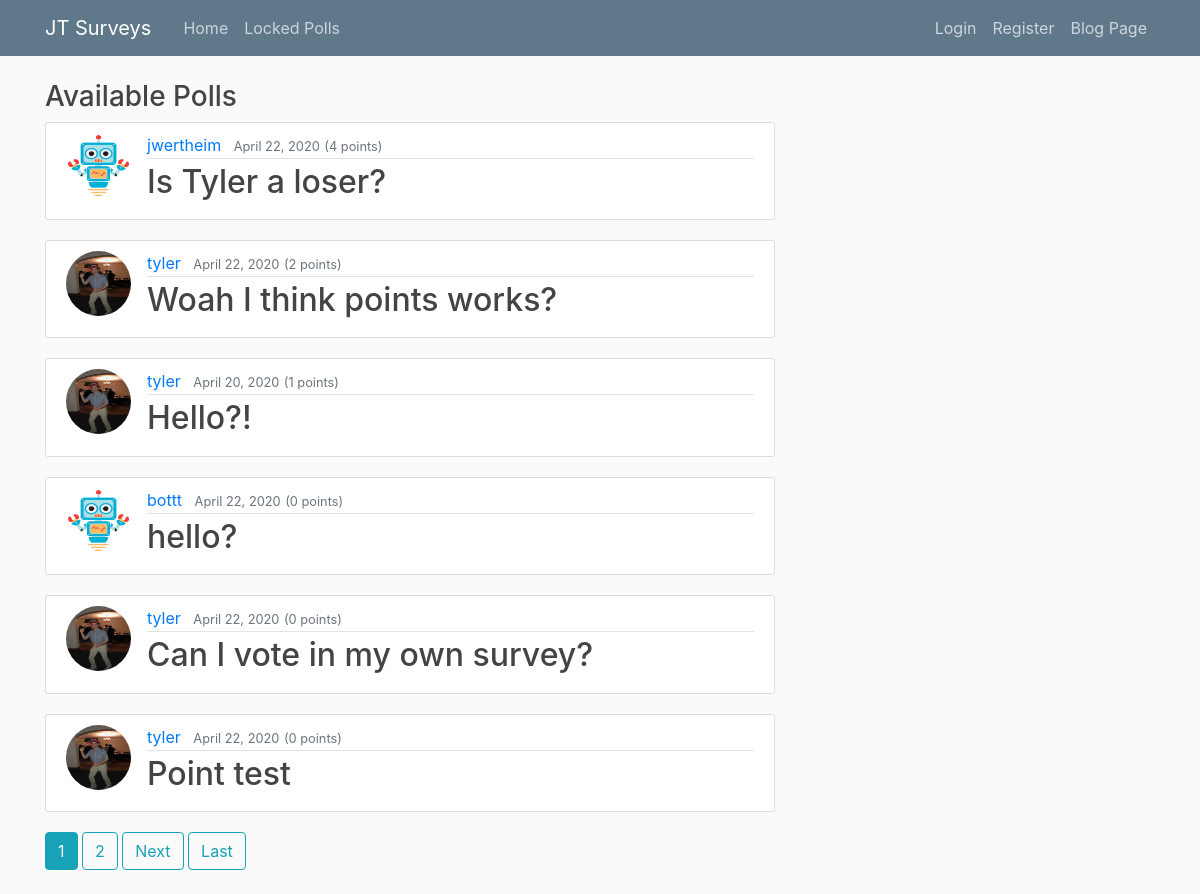
The page / on the database its author committed.
### poll/models.py (models this page shows, shortened)
class Poll(models.Model):
    question = models.TextField()
    option_one = models.CharField(max_length=100)
    option_two = models.CharField(max_length=100)
    option_three = models.CharField(max_length=100)
    option_four = models.CharField(max_length=100)
    option_one_count = models.IntegerField(default=0)
    option_two_count = models.IntegerField(default=0)
    option_three_count = models.IntegerField(default=0)
    option_four_count = models.IntegerField(default=0)
    date = models.DateTimeField(default=timezone.now)
    author = models.ForeignKey(User, on_delete=models.CASCADE)
    points = models.IntegerField(default=0)
    locked = models.BooleanField(default=False)

### users/models.py (models this page shows, shortened)
class Profile(models.Model):
    user = models.OneToOneField(User, on_delete=models.CASCADE)
    image = models.ImageField(default='default.jpg', upload_to='profile_pics')
    points = models.IntegerField(default=0)

### poll/views.py (the view)
# urls.py: path('', PollListView.as_view(), name='home'),
class PollListView(ListView):
    model = Poll
    template_name = 'poll/home.html'  # <app>/<model>_<viewtype>.html
    context_object_name = 'polls'
    ordering = ['-points', '-date']  # orders posts from newest to oldest
    paginate_by = 6
    queryset = Poll.objects.filter(locked='False')

### poll/templates/poll/home.html (shortened to what this page needs)
{% extends "poll/base.html" %}
{% block main %}
<div class="row">
    <div class="col-lg-8 col-lg-offset-2">
        <div class="panel panel-default">
            <div class="panel-heading">
                <h3 class="panel-title">Available Polls</h3>
            </div>
            <ul class="list-group">
                {% for poll in polls %}
                {% if poll.locked == 0 %}
                <article class="media content-section">
                    <img class="rounded-circle article-img" src="{{ poll.author.profile.image.url }}">
                    <div class="media-body">
                        <div class="article-metadata">
                            <a class="mr-2" href="{% url 'user-poll' poll.author.username %}">{{ poll.author }}</a>
                            <small class="text-muted">{{ poll.date|date:"F d, Y" }}</small>
                            <small class="text-muted">({{ poll.points }} points)</small>
                        </div>
                        <h2><a class="article-title" href="{% url 'vote' poll.id%}">{{ poll.question }}</a></h2>
                    </div>
                </article>
                {% endif %}
                {% endfor %}
            </ul>
        </div>
    </div>
</div>
{% if is_paginated %}
{% for num in page_obj.paginator.page_range %}
{% if page_obj.number == num %}
<a class="btn btn-info mb-4" href="?page={{ num }}">{{ num }}</a>
{% elif num > page_obj.number|add:'-3' and num < page_obj.number|add:'3' %}
<a class="btn btn-outline-info mb-4" href="?page={{ num }}">{{ num }}</a>
{% endif %}
{% endfor %}
{% if page_obj.has_next %}
<a class="btn btn-outline-info mb-4" href="?page={{ page_obj.next_page_number }}">Next</a>
<a class="btn btn-outline-info mb-4" href="?page={{ page_obj.paginator.num_pages }}">Last</a>
{% endif %}
{% endif %}
{% endblock %}

### blog/static/blog/main.css (style rules this page uses)
body { background: #fafafa; color: #333333; margin-top: 5rem; }
h1, h2, h3, h4, h5, h6 { color: #444444; }
ul { margin: 0; }
.content-section { background: #ffffff; padding: 10px 20px; border: 1px solid #dddddd; border-radius: 3px; margin-bottom: 20px; }
.article-title { color: #444444; }
.article-img { height: 65px; width: 65px; margin-right: 16px; }
.article-metadata { padding-bottom: 1px; margin-bottom: 4px; border-bottom: 1px solid #e3e3e3 }

### rows shown on the page
Poll: author.profile.image (placeholder picture), author "jwertheim", date "April 22, 2020", points "4", question "Is Tyler a loser?"
Poll: author.profile.image (picture), author "tyler", date "April 22, 2020", points "2", question "Woah I think points works?"
Poll: author.profile.image (picture), author "tyler", date "April 20, 2020", points "1", question "Hello?!"
Poll: author.profile.image (placeholder picture), author "bottt", date "April 22, 2020", points "0", question "hello?"
Poll: author.profile.image (picture), author "tyler", date "April 22, 2020", points "0", question "Can I vote in my own survey?"
Poll: author.profile.image (picture), author "tyler", date "April 22, 2020", points "0", question "Point test"

### other values the page prints
{{ num }} "1"
{{ num }} "2"
